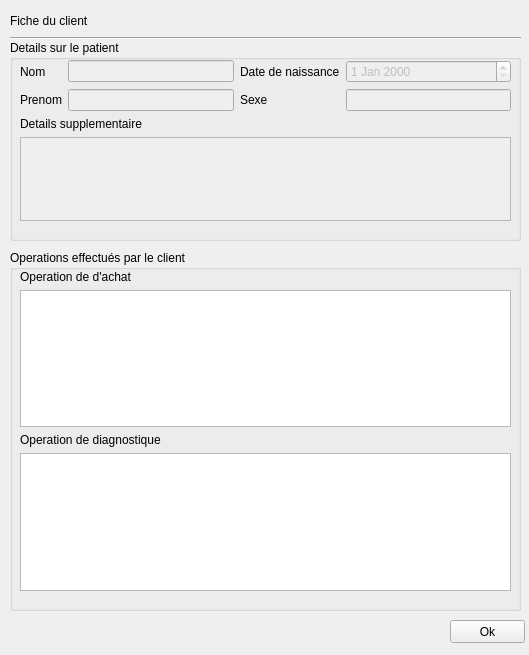
<?xml version="1.0" encoding="UTF-8"?>
<ui version="4.0">
 <class>UiFicheClient</class>
 <widget class="QWidget" name="UiFicheClient">
  <property name="geometry">
   <rect>
    <x>0</x>
    <y>0</y>
    <width>529</width>
    <height>655</height>
   </rect>
  </property>
  <property name="windowTitle">
   <string>Form</string>
  </property>
  <widget class="QLabel" name="label">
   <property name="geometry">
    <rect>
     <x>10</x>
     <y>10</y>
     <width>211</width>
     <height>21</height>
    </rect>
   </property>
   <property name="styleSheet">
    <string notr="true">font: 14pt &quot;MS Shell Dlg 2&quot;;</string>
   </property>
   <property name="text">
    <string>Fiche du client</string>
   </property>
  </widget>
  <widget class="Line" name="line">
   <property name="geometry">
    <rect>
     <x>10</x>
     <y>30</y>
     <width>511</width>
     <height>16</height>
    </rect>
   </property>
   <property name="orientation">
    <enum>Qt::Horizontal</enum>
   </property>
  </widget>
  <widget class="QGroupBox" name="groupBox">
   <property name="geometry">
    <rect>
     <x>10</x>
     <y>40</y>
     <width>511</width>
     <height>201</height>
    </rect>
   </property>
   <property name="title">
    <string>Details sur le patient</string>
   </property>
   <property name="flat">
    <bool>false</bool>
   </property>
   <widget class="QWidget" name="layoutWidget">
    <property name="geometry">
     <rect>
      <x>10</x>
      <y>20</y>
      <width>491</width>
      <height>161</height>
     </rect>
    </property>
    <layout class="QVBoxLayout" name="verticalLayout">
     <item>
      <layout class="QGridLayout" name="gridLayout">
       <item row="0" column="0">
        <widget class="QLabel" name="label_2">
         <property name="text">
          <string>Nom</string>
         </property>
        </widget>
       </item>
       <item row="0" column="1">
        <widget class="QLineEdit" name="lgnNom">
         <property name="enabled">
          <bool>false</bool>
         </property>
        </widget>
       </item>
       <item row="0" column="2">
        <widget class="QLabel" name="label_4">
         <property name="text">
          <string>Date de naissance</string>
         </property>
        </widget>
       </item>
       <item row="0" column="3">
        <widget class="QDateEdit" name="dateNaiss">
         <property name="enabled">
          <bool>false</bool>
         </property>
        </widget>
       </item>
       <item row="1" column="0">
        <widget class="QLabel" name="label_3">
         <property name="text">
          <string>Prenom</string>
         </property>
        </widget>
       </item>
       <item row="1" column="1">
        <widget class="QLineEdit" name="lgnPrenom">
         <property name="enabled">
          <bool>false</bool>
         </property>
        </widget>
       </item>
       <item row="1" column="2">
        <widget class="QLabel" name="label_5">
         <property name="text">
          <string>Sexe</string>
         </property>
        </widget>
       </item>
       <item row="1" column="3">
        <widget class="QLineEdit" name="lgnSex">
         <property name="enabled">
          <bool>false</bool>
         </property>
        </widget>
       </item>
      </layout>
     </item>
     <item>
      <widget class="QLabel" name="label_6">
       <property name="text">
        <string>Details supplementaire</string>
       </property>
      </widget>
     </item>
     <item>
      <widget class="QTextEdit" name="txtDetails">
       <property name="enabled">
        <bool>false</bool>
       </property>
      </widget>
     </item>
    </layout>
   </widget>
  </widget>
  <widget class="QGroupBox" name="groupBox_2">
   <property name="geometry">
    <rect>
     <x>10</x>
     <y>250</y>
     <width>511</width>
     <height>361</height>
    </rect>
   </property>
   <property name="title">
    <string>Operations effectués par le client</string>
   </property>
   <widget class="QWidget" name="">
    <property name="geometry">
     <rect>
      <x>10</x>
      <y>20</y>
      <width>491</width>
      <height>321</height>
     </rect>
    </property>
    <layout class="QVBoxLayout" name="verticalLayout_2">
     <item>
      <widget class="QLabel" name="label_7">
       <property name="text">
        <string>Operation de d'achat</string>
       </property>
      </widget>
     </item>
     <item>
      <widget class="QTableView" name="tableView_achat"/>
     </item>
     <item>
      <widget class="QLabel" name="label_8">
       <property name="text">
        <string>Operation de diagnostique</string>
       </property>
      </widget>
     </item>
     <item>
      <widget class="QTableView" name="tableView_diag"/>
     </item>
    </layout>
   </widget>
  </widget>
  <widget class="QPushButton" name="btnValid">
   <property name="geometry">
    <rect>
     <x>450</x>
     <y>620</y>
     <width>75</width>
     <height>23</height>
    </rect>
   </property>
   <property name="text">
    <string>Ok</string>
   </property>
  </widget>
 </widget>
 <resources/>
 <connections/>
</ui>
